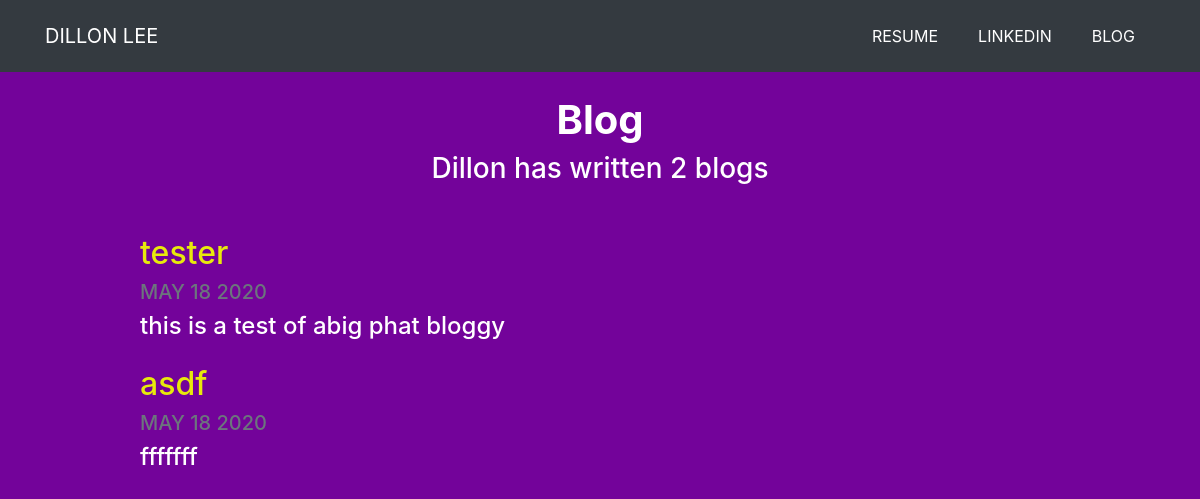
/blog/, run on an earlier commit of the app's database.
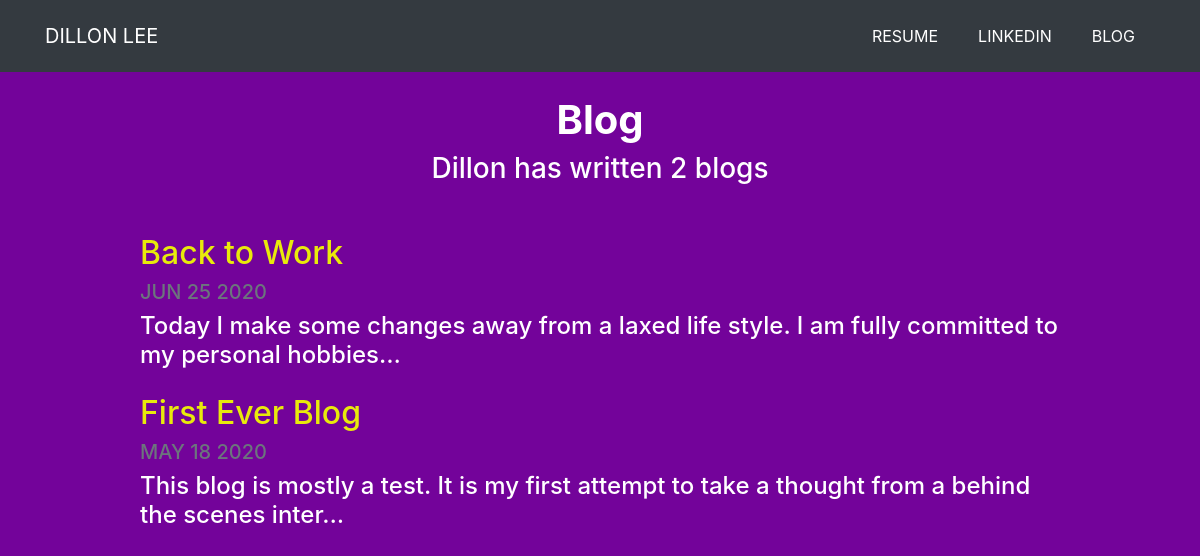
And on a later commit of the database.
### blog/models.py (models this page shows, shortened)
class Blog(models.Model):
 	title = models.CharField(max_length=200)
 	description = models.TextField()
 	date = models.DateField()

### blog/views.py (the view)
# urls.py: path('', views.all_blogs, name = 'all_blogs'),
def all_blogs(request):
	blogs = Blog.objects.order_by('-date')
	return render(request,'blog/all_blogs.html', {'blogs':blogs})

### blog/templates/blog/all_blogs.html
{% extends "portfolio/base.html" %}
{% load static %}
{% block content %}
<h1 id="blogtitle" class="font-weight-bold text-center">Blog</h1>
<h3 class="text-center mb-5">Dillon has written {{ blogs.count }} blog{{ blogs.count|pluralize }}</h3>
{% for blog in blogs %}
<div class="row justify-content-center my-3">
  <div class="col-md-10">
    <a href="{% url 'blog:detail' blog.id %}">
      <h2>{{ blog.title }}</h2>
    </a>
    <h5 class="text-muted">{{ blog.date|date:'M d Y'|upper }}</h5>
    <h4>{{ blog.description|striptags|truncatechars:100 }}</h4>
  </div>
</div>
{% endfor %}
{% endblock %}

What changed in the data, as far as the page shows it:
removed Blog: title "asdf", date "MAY 18 2020", description "fffffff"
added Blog: title "Back to Work", date "JUN 25 2020", description "Today I make some changes away from a laxed life style. I am fully committed to my personal hobbies…"
changed Blog: title "tester" → "First Ever Blog"; description "this is a test of abig phat bloggy" → "This blog is mostly a test. It is my first attempt to take a thought from a behind the scenes inter…"
